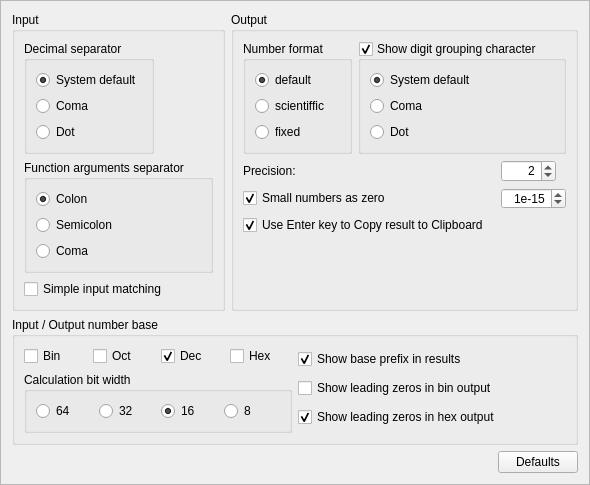
<?xml version="1.0" encoding="UTF-8"?>
<ui version="4.0">
 <author>Tomislav Adamic&lt;tomislav.adamic@gmail.com&gt;</author>
 <class>MathyResurrectedOptions</class>
 <widget class="QFrame" name="MathyResurrectedOptions">
  <property name="geometry">
   <rect>
    <x>0</x>
    <y>0</y>
    <width>548</width>
    <height>454</height>
   </rect>
  </property>
  <property name="windowTitle">
   <string>MathyResurrected Options</string>
  </property>
  <property name="frameShape">
   <enum>QFrame::StyledPanel</enum>
  </property>
  <property name="frameShadow">
   <enum>QFrame::Raised</enum>
  </property>
  <layout class="QGridLayout" name="gridLayout_3">
   <item row="0" column="0" colspan="2">
    <layout class="QGridLayout" name="gridLayout_2">
     <item row="0" column="0">
      <widget class="QGroupBox" name="groupBox_4">
       <property name="title">
        <string>Input</string>
       </property>
       <layout class="QFormLayout" name="formLayout_4">
        <item row="0" column="0">
         <widget class="QGroupBox" name="groupBox_2">
          <property name="title">
           <string>Decimal separator</string>
          </property>
          <layout class="QFormLayout" name="formLayout_8">
           <property name="fieldGrowthPolicy">
            <enum>QFormLayout::AllNonFixedFieldsGrow</enum>
           </property>
           <item row="0" column="0">
            <widget class="QRadioButton" name="radioButtonDecSepSystem">
             <property name="toolTip">
              <string>Use system settings</string>
             </property>
             <property name="text">
              <string>System default</string>
             </property>
             <property name="checked">
              <bool>true</bool>
             </property>
            </widget>
           </item>
           <item row="1" column="0">
            <widget class="QRadioButton" name="radioButtonDecSepComa">
             <property name="toolTip">
              <string>Use coma (',')</string>
             </property>
             <property name="text">
              <string>Coma</string>
             </property>
            </widget>
           </item>
           <item row="2" column="0">
            <widget class="QRadioButton" name="radioButtonDecSepDot">
             <property name="toolTip">
              <string>Use dot ('.')</string>
             </property>
             <property name="text">
              <string>Dot</string>
             </property>
            </widget>
           </item>
          </layout>
         </widget>
        </item>
        <item row="1" column="0">
         <widget class="QGroupBox" name="groupBox_6">
          <property name="title">
           <string>Function arguments separator</string>
          </property>
          <layout class="QFormLayout" name="formLayout">
           <item row="0" column="0">
            <widget class="QRadioButton" name="radioButtonArgSeparatorColon">
             <property name="toolTip">
              <string>For functions with multiple arguments.</string>
             </property>
             <property name="text">
              <string>Colon</string>
             </property>
             <property name="checked">
              <bool>true</bool>
             </property>
            </widget>
           </item>
           <item row="1" column="0">
            <widget class="QRadioButton" name="radioButtonArgSeparatorSemiColon">
             <property name="toolTip">
              <string>For functions with multiple arguments.</string>
             </property>
             <property name="text">
              <string>Semicolon</string>
             </property>
            </widget>
           </item>
           <item row="2" column="0">
            <widget class="QRadioButton" name="radioButtonArgSeparatorComa">
             <property name="toolTip">
              <string>For functions with multiple arguments. Disabled on systems where ',' is decimal separator.</string>
             </property>
             <property name="text">
              <string>Coma</string>
             </property>
            </widget>
           </item>
          </layout>
         </widget>
        </item>
        <item row="2" column="0">
         <widget class="QCheckBox" name="checkBoxInputMatching">
          <property name="toolTip">
           <string>Only input starting with '=' is accepted.</string>
          </property>
          <property name="text">
           <string>Simple input matching</string>
          </property>
         </widget>
        </item>
       </layout>
      </widget>
     </item>
     <item row="0" column="1">
      <widget class="QGroupBox" name="groupBox_5">
       <property name="title">
        <string>Output</string>
       </property>
       <layout class="QFormLayout" name="formLayout_2">
        <property name="fieldGrowthPolicy">
         <enum>QFormLayout::AllNonFixedFieldsGrow</enum>
        </property>
        <item row="0" column="0">
         <widget class="QGroupBox" name="groupBox">
          <property name="title">
           <string>Number format</string>
          </property>
          <layout class="QVBoxLayout" name="verticalLayout">
           <item>
            <widget class="QRadioButton" name="radioButtonOutputDefault">
             <property name="toolTip">
              <string>Automatically chose output number format, but don't output more than &quot;Precision&quot; decimals.</string>
             </property>
             <property name="text">
              <string>default</string>
             </property>
             <property name="checked">
              <bool>true</bool>
             </property>
            </widget>
           </item>
           <item>
            <widget class="QRadioButton" name="radioButtonOutputScientiffic">
             <property name="toolTip">
              <string>Output is always scientific and has &quot;Precision&quot; number of decimals.</string>
             </property>
             <property name="text">
              <string>scientiffic</string>
             </property>
            </widget>
           </item>
           <item>
            <widget class="QRadioButton" name="radioButtonOutputFixed">
             <property name="toolTip">
              <string>Output is always decimal and has &quot;Precision&quot; number of decimals.</string>
             </property>
             <property name="text">
              <string>fixed</string>
             </property>
            </widget>
           </item>
          </layout>
         </widget>
        </item>
        <item row="0" column="1">
         <widget class="QGroupBox" name="checkBoxShowGrouping">
          <property name="toolTip">
           <string>Should thousand separator be shown in output.</string>
          </property>
          <property name="title">
           <string>Show digit grouping character</string>
          </property>
          <property name="checkable">
           <bool>true</bool>
          </property>
          <layout class="QVBoxLayout" name="verticalLayout_2">
           <item>
            <widget class="QRadioButton" name="radioButtonThSepSys">
             <property name="toolTip">
              <string>Use system default thousand separator.</string>
             </property>
             <property name="text">
              <string>System default</string>
             </property>
             <property name="checked">
              <bool>true</bool>
             </property>
            </widget>
           </item>
           <item>
            <widget class="QRadioButton" name="radioButtonThSepCom">
             <property name="toolTip">
              <string>Use ',' thousand separator.</string>
             </property>
             <property name="text">
              <string>Coma</string>
             </property>
            </widget>
           </item>
           <item>
            <widget class="QRadioButton" name="radioButtonThSepDot">
             <property name="toolTip">
              <string>Use '.' as thousand separator.</string>
             </property>
             <property name="text">
              <string>Dot</string>
             </property>
            </widget>
           </item>
          </layout>
         </widget>
        </item>
        <item row="1" column="0" colspan="2">
         <layout class="QGridLayout" name="gridLayout">
          <item row="0" column="0">
           <widget class="QLabel" name="label">
            <property name="text">
             <string>Precision:</string>
            </property>
           </widget>
          </item>
          <item row="0" column="1">
           <widget class="QSpinBox" name="spinBoxOutputPrecision">
            <property name="sizePolicy">
             <sizepolicy hsizetype="Fixed" vsizetype="Fixed">
              <horstretch>0</horstretch>
              <verstretch>0</verstretch>
             </sizepolicy>
            </property>
            <property name="minimumSize">
             <size>
              <width>55</width>
              <height>0</height>
             </size>
            </property>
            <property name="maximumSize">
             <size>
              <width>50</width>
              <height>16777215</height>
             </size>
            </property>
            <property name="toolTip">
             <string>Sets the maximal number of digits for &quot;default&quot; or minimal number of decimals for &quot;fixed&quot; and &quot;scientific&quot; output formats.</string>
            </property>
            <property name="alignment">
             <set>Qt::AlignRight|Qt::AlignTrailing|Qt::AlignVCenter</set>
            </property>
            <property name="minimum">
             <number>0</number>
            </property>
            <property name="maximum">
             <number>6</number>
            </property>
            <property name="value">
             <number>2</number>
            </property>
           </widget>
          </item>
          <item row="1" column="0">
           <widget class="QCheckBox" name="checkBoxZeroTreshold">
            <property name="toolTip">
             <string>Enable or disable diplaying small enough numbers as zero.</string>
            </property>
            <property name="text">
             <string>Small numbers as zero</string>
            </property>
            <property name="checked">
             <bool>true</bool>
            </property>
           </widget>
          </item>
          <item row="1" column="1">
           <widget class="QSpinBox" name="spinBoxZeroTreshold">
            <property name="minimumSize">
             <size>
              <width>55</width>
              <height>0</height>
             </size>
            </property>
            <property name="toolTip">
             <string>Numbers smaller than this will be displayed as zeroes. </string>
            </property>
            <property name="alignment">
             <set>Qt::AlignRight|Qt::AlignTrailing|Qt::AlignVCenter</set>
            </property>
            <property name="suffix">
             <string/>
            </property>
            <property name="prefix">
             <string>1e</string>
            </property>
            <property name="minimum">
             <number>-200</number>
            </property>
            <property name="maximum">
             <number>-3</number>
            </property>
            <property name="singleStep">
             <number>1</number>
            </property>
            <property name="value">
             <number>-15</number>
            </property>
           </widget>
          </item>
          <item row="2" column="0" colspan="2">
           <widget class="QCheckBox" name="checkBoxUseEnterKey">
            <property name="toolTip">
             <string>If this option is enabled, pressing enter key will copy calculation result to clipboard.</string>
            </property>
            <property name="text">
             <string>Use Enter key to Copy result to Clipboard</string>
            </property>
            <property name="checked">
             <bool>true</bool>
            </property>
           </widget>
          </item>
         </layout>
        </item>
       </layout>
       <zorder>groupBox</zorder>
       <zorder>checkBoxShowGrouping</zorder>
       <zorder></zorder>
      </widget>
     </item>
     <item row="1" column="0" colspan="2">
      <widget class="QGroupBox" name="groupBox_3">
       <property name="title">
        <string>Input / Output number base</string>
       </property>
       <layout class="QHBoxLayout" name="horizontalLayout_3">
        <item>
         <layout class="QVBoxLayout" name="verticalLayout_4">
          <item>
           <layout class="QHBoxLayout" name="horizontalLayout">
            <item>
             <widget class="QCheckBox" name="checkBoxBinOut">
              <property name="text">
               <string>Bin</string>
              </property>
             </widget>
            </item>
            <item>
             <widget class="QCheckBox" name="checkBoxOctOut">
              <property name="text">
               <string>Oct</string>
              </property>
             </widget>
            </item>
            <item>
             <widget class="QCheckBox" name="checkBoxDecOut">
              <property name="text">
               <string>Dec</string>
              </property>
              <property name="checked">
               <bool>true</bool>
              </property>
             </widget>
            </item>
            <item>
             <widget class="QCheckBox" name="checkBoxHexOut">
              <property name="text">
               <string>Hex</string>
              </property>
             </widget>
            </item>
           </layout>
          </item>
          <item>
           <widget class="QGroupBox" name="groupBoxBW">
            <property name="title">
             <string>Calculation bit width</string>
            </property>
            <layout class="QHBoxLayout" name="horizontalLayout_2">
             <item>
              <widget class="QRadioButton" name="radioButtonBW64">
               <property name="text">
                <string>64</string>
               </property>
              </widget>
             </item>
             <item>
              <widget class="QRadioButton" name="radioButtonBW32">
               <property name="text">
                <string>32</string>
               </property>
              </widget>
             </item>
             <item>
              <widget class="QRadioButton" name="radioButtonBW16">
               <property name="text">
                <string>16</string>
               </property>
               <property name="checked">
                <bool>true</bool>
               </property>
              </widget>
             </item>
             <item>
              <widget class="QRadioButton" name="radioButtonBW8">
               <property name="text">
                <string>8</string>
               </property>
              </widget>
             </item>
            </layout>
           </widget>
          </item>
         </layout>
        </item>
        <item>
         <layout class="QVBoxLayout" name="verticalLayout_3">
          <item>
           <widget class="QCheckBox" name="checkBoxShowBasePrefix">
            <property name="toolTip">
             <string>Show prefix for given number base in results (i.e. &quot;0x&quot; for hexadecimal numbers)</string>
            </property>
            <property name="text">
             <string>Show base prefix in results</string>
            </property>
            <property name="checked">
             <bool>true</bool>
            </property>
           </widget>
          </item>
          <item>
           <widget class="QCheckBox" name="checkBoxShowLeadingZerosBin">
            <property name="text">
             <string>Show leading zeros in bin output</string>
            </property>
           </widget>
          </item>
          <item>
           <widget class="QCheckBox" name="checkBoxShowLeadingZerosHex">
            <property name="text">
             <string>Show leading zeros in hex output</string>
            </property>
            <property name="checked">
             <bool>true</bool>
            </property>
           </widget>
          </item>
         </layout>
        </item>
       </layout>
      </widget>
     </item>
     <item row="2" column="0" colspan="2">
      <spacer name="verticalSpacer">
       <property name="orientation">
        <enum>Qt::Vertical</enum>
       </property>
       <property name="sizeHint" stdset="0">
        <size>
         <width>20</width>
         <height>40</height>
        </size>
       </property>
      </spacer>
     </item>
    </layout>
   </item>
   <item row="1" column="0">
    <spacer name="horizontalSpacer">
     <property name="orientation">
      <enum>Qt::Horizontal</enum>
     </property>
     <property name="sizeHint" stdset="0">
      <size>
       <width>412</width>
       <height>20</height>
      </size>
     </property>
    </spacer>
   </item>
   <item row="1" column="1">
    <widget class="QPushButton" name="pushButtonSetDefaults">
     <property name="text">
      <string>Defaults</string>
     </property>
    </widget>
   </item>
   <item row="0" column="2">
    <spacer name="horizontalSpacer_2">
     <property name="orientation">
      <enum>Qt::Horizontal</enum>
     </property>
     <property name="sizeHint" stdset="0">
      <size>
       <width>40</width>
       <height>20</height>
      </size>
     </property>
    </spacer>
   </item>
  </layout>
 </widget>
 <resources/>
 <connections>
  <connection>
   <sender>checkBoxZeroTreshold</sender>
   <signal>toggled(bool)</signal>
   <receiver>checkBoxZeroTreshold</receiver>
   <slot>setEnabled(bool)</slot>
   <hints>
    <hint type="sourcelabel">
     <x>432</x>
     <y>180</y>
    </hint>
    <hint type="destinationlabel">
     <x>432</x>
     <y>180</y>
    </hint>
   </hints>
  </connection>
 </connections>
</ui>
